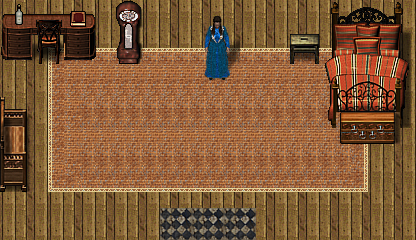

Tiled map render using the project's own tile images. Description and the map definition, with tile-layer contents summarised, below:
An orthogonal 26x15 tile map with 16x16 px tiles, 2 tile layers (floor, furniture), 3 tilesets and 99 objects (7x 0).

<map version="1.0" orientation="orthogonal" renderorder="left-up" width="26" height="15" tilewidth="16" tileheight="16" nextobjectid="108">
 <properties>
  <property name="InitX" value="12" />
  <property name="InitY" value="12" />
  <property name="PlayerEscale" value="3" />
 </properties>
 <tileset firstgid="1" name="A2_HF1R_Indoors" tilewidth="16" tileheight="16" tilecount="768">
  <image source="A2_HF1R_Indoors.png" trans="ffffff" width="512" height="384" />
 </tileset>
 <tileset firstgid="769" name="B-E_HF1R_Interiors_3" tilewidth="16" tileheight="16" tilecount="1024">
  <image source="B-E_HF1R_Interiors_3.png" trans="ffffff" width="512" height="512" />
 </tileset>
 <tileset firstgid="1793" name="$Human_HF1_Royalty_4" tilewidth="16" tileheight="16" tilecount="221">
  <image source="$Human_HF1_Royalty_4.png" trans="ffffff" width="210" height="280" />
 </tileset>
 <layer name="floor" width="26" height="15">
  <data>[390 cells, 390 non-empty, 41 distinct tile ids]</data>
 </layer>
 <layer name="furniture" width="26" height="15">
  <data>[390 cells, 112 non-empty, 112 distinct tile ids]</data>
 </layer>
 <objectgroup name="Collisions">
  <object id="1" x="8" y="8" />
  <object id="2" x="24" y="8" />
  <object id="3" x="44" y="8" />
  <object id="4" x="56" y="8" />
  <object id="5" x="72" y="8" />
  <object id="6" x="92" y="4" />
  <object id="7" x="104" y="4" />
  <object id="8" x="116" y="4" />
  <object id="9" x="136" y="4" />
  <object id="10" x="152" y="8" />
  <object id="11" x="172" y="8" />
  <object id="12" x="184" y="8" />
  <object id="13" x="200" y="8" />
  <object id="14" x="220" y="8" />
  <object id="15" x="232" y="8" />
  <object id="16" x="248" y="8" />
  <object id="17" x="264" y="8" />
  <object id="18" x="280" y="8" />
  <object id="19" x="296" y="8" />
  <object id="20" x="316" y="8" />
  <object id="21" x="332" y="8" />
  <object id="22" x="348" y="8" />
  <object id="23" x="360" y="8" />
  <object id="24" x="372" y="8" />
  <object id="25" x="388" y="8" />
  <object id="26" x="404" y="8" />
  <object id="27" x="340" y="28" />
  <object id="28" x="340" y="44" />
  <object id="29" x="340" y="60" />
  <object id="30" x="340" y="72" />
  <object id="31" x="344" y="88" />
  <object id="32" x="340" y="104" />
  <object id="33" x="340" y="120" />
  <object id="34" x="340" y="132" />
  <object id="35" x="360" y="136" />
  <object id="36" x="372" y="136" />
  <object id="37" x="392" y="136" />
  <object id="38" x="408" y="136" />
  <object id="39" x="408" y="156" />
  <object id="40" x="408" y="168" />
  <object id="41" x="408" y="184" />
  <object id="42" x="408" y="200" />
  <object id="43" x="408" y="216" />
  <object id="44" x="408" y="232" />
  <object id="46" x="392" y="232" />
  <object id="47" x="372" y="232" />
  <object id="48" x="352" y="232" />
  <object id="49" x="324" y="232" />
  <object id="51" x="308" y="232" />
  <object id="52" x="296" y="232" />
  <object id="53" x="276" y="232" />
  <object id="54" x="260" y="232" />
  <object id="55" x="152" y="232" />
  <object id="56" x="140" y="232" />
  <object id="57" x="120" y="232" />
  <object id="58" x="100" y="232" />
  <object id="59" x="84" y="232" />
  <object id="60" x="68" y="232" />
  <object id="61" x="56" y="232" />
  <object id="62" x="36" y="232" />
  <object id="63" x="24" y="232" />
  <object id="64" x="12" y="232" />
  <object id="65" x="8" y="216" />
  <object id="66" x="8" y="200" />
  <object id="67" x="24" y="184" />
  <object id="68" x="24" y="168" />
  <object id="69" x="24" y="152" />
  <object id="70" x="24" y="132" />
  <object id="71" x="24" y="120" />
  <object id="73" x="8" y="116" />
  <object id="74" x="8" y="100" />
  <object id="75" x="8" y="84" />
  <object id="76" x="8" y="72" />
  <object id="77" x="8" y="56" />
  <object id="78" x="8" y="40" />
  <object id="79" x="24" y="36" />
  <object id="81" x="40" y="36" />
  <object id="82" x="60" y="36" />
  <object id="83" x="72" y="36" />
  <object id="84" x="88" y="36" />
  <object id="85" x="88" y="20" />
  <object id="86" x="296" y="40" />
  <object id="88" x="312" y="40" />
  <object id="89" x="312" y="56" />
  <object id="90" x="296" y="56" />
  <object id="91" x="120" y="52" />
  <object id="92" x="132" y="52" />
  <object id="93" x="136" y="40" />
  <object id="94" x="120" y="40" />
  <object id="95" x="116" y="24" />
  <object id="96" x="136" y="24" />
  <object id="97" x="340" y="232" />
 </objectgroup>
 <objectgroup name="Portals">
  <object id="98" name="Village" type="0" x="169.565" y="231.609" />
  <object id="99" name="Village" type="0" x="183.348" y="231.435" />
  <object id="100" name="Village" type="0" x="201.13" y="230.826" />
  <object id="101" name="Village" type="0" x="216.652" y="231.174" />
  <object id="103" name="Village" type="0" x="231.261" y="231.043" />
  <object id="106" name="Village" type="0" x="245.652" y="230.696" />
 </objectgroup>
 <objectgroup name="NPCs">
  <object id="107" name="Potions Merchant" type="0" x="216" y="88" />
 </objectgroup>
</map>
